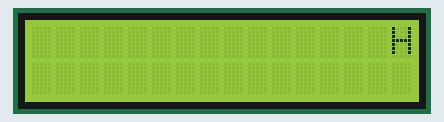
A sketch run on a simulated Arduino Uno, built with avr-gcc and run on an emulated ATmega328P. Parts: 16×2 character LCD.

Above: at 0.1 s.
At 1.1 s:
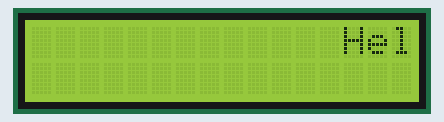
At 1.6 s:
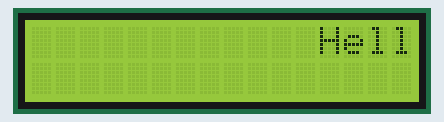
At 3.1 s:
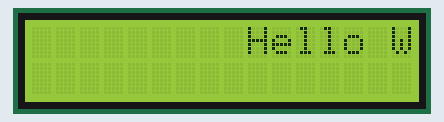
At 4.6 s:
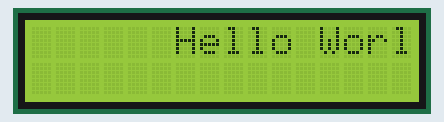
At 6.6 s:
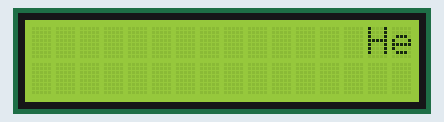

Measured:
- by itself, everything shown: repeats every 6.0 s, in 13 steps
- what the display in image 1 shows lasts 0.5 s, from 1.1 s to 1.6 s

The sketch:

Arduino_016_LCD_Scroll.ino
```cpp
/*
  LCD Scroll
  Alexander Fraser
  2 August 2020

  Prints "Hello World!" to the LCD scrolling from right-to-left.

  Requirements:
    - LiquidCrystal.h library

  Setup:
    - Place the LCD display breakout board on the breadboard.
    - LCD driver pinout (order is from left to right on the board):
        - 1     VSS     -> Connect to GND.
        - 2     VDD     -> Connect to 5V.
        - 3     VO      -> Connect to GND using a 220 ohm current-limiting resistor.
        - 4     RS      -> Connect to digital pin 7. Register selection (data input = HIGH, instruction input = LOW).
        - 5     RW      -> Connect to GND. Read/write setting (read = HIGH, write = LOW).
        - 6     E       -> Connect to digital pin 8. Enables data transfer when HIGH.
        - 7-10  D0-D3   -> n/a (used for 8-bit data transfers).
        - 11-14 D4-D7   -> Connect to digital pins 9-12, respectively.
        - 15     A      -> Connect to 5V (powers the backlight).
        - 16     K      -> Connect to GND using a 220 ohm current-limiting resistor (powers the backlight).
*/

#include <LiquidCrystal.h>

// initialize the library with the numbers of the interface pins.
LiquidCrystal lcd(7, 8, 9, 10, 11, 12);
char myString[] = "Hello World!";

void setup() {
  // Set up the LCD's number of columns and rows.
  lcd.begin(16, 2);
}

void loop() {

  // set the display to automatically scroll:
  lcd.setCursor(16, 0);
  lcd.autoscroll();
  // print from 0 to 9:
  for (int i = 0; i < sizeof(myString)-1; i++) {
    lcd.print(myString[i]);
    delay(500);
  }

  // clear screen for the next loop:
  lcd.clear();
}
```
